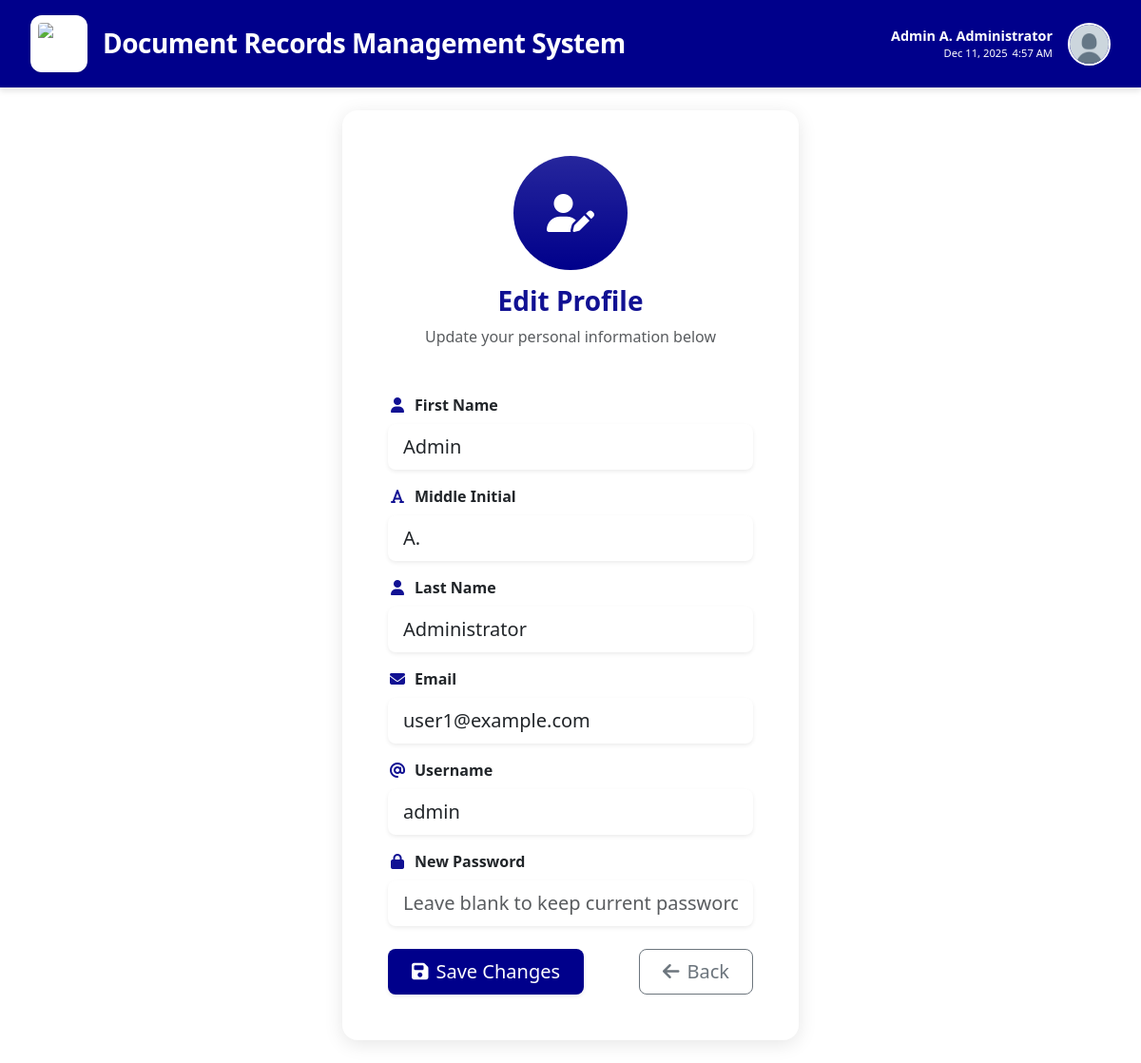
Page /users/profile.php (signed in) on the committed database.
### tables this page shows
CREATE TABLE `users` (
  `id` int(11) NOT NULL,
  `first_name` varchar(100) NOT NULL,
  `middle_initial` varchar(5) DEFAULT NULL,
  `last_name` varchar(100) NOT NULL,
  `username` varchar(100) NOT NULL,
  `email` varchar(255) NOT NULL,
  `password` varchar(255) NOT NULL,
  `role` enum('admin','encoder') NOT NULL,
  `status` enum('Active','Inactive') NOT NULL DEFAULT 'Active',
  `permissions` longtext DEFAULT NULL CHECK (json_valid(`permissions`)),
  `created_at` timestamp NOT NULL DEFAULT current_timestamp()
);

### users/profile.php (the view, shortened to what this page needs)
<?php
include '../db.php';
$user_id = $_SESSION['user_id'];
$query = $conn->prepare("SELECT first_name, middle_initial, last_name, username, email FROM users WHERE id = ?");
$query->bind_param("i", $user_id);
$query->execute();
$result = $query->get_result();
if ($result->num_rows > 0) {
    $user = $result->fetch_assoc();
    $full_name = trim(
        ($user['first_name'] ?? '') . ' ' .
        (!empty($user['middle_initial']) ? strtoupper(substr($user['middle_initial'], 0, 1)) . '. ' : '') .
        ($user['last_name'] ?? '')
    );
} else {
    $full_name = $_SESSION['username'] ?? "User";
}
$currentDate = date("M d, Y");
?>
<!DOCTYPE html>
<html lang="en">
<head>
<link href="https://cdn.jsdelivr.net/npm/bootstrap@5.3.2/dist/css/bootstrap.min.css" rel="stylesheet">
<link href="https://cdn.jsdelivr.net/npm/bootstrap-icons/font/bootstrap-icons.css" rel="stylesheet">
<link rel="stylesheet" href="https://cdnjs.cloudflare.com/ajax/libs/font-awesome/6.4.0/css/all.min.css">
<link rel="stylesheet" href="../assets/css/users/profile.css">
</head>
<body>
<div class="header">
    <img src="../assets/images/office-of-treasurer.png" alt="Logo" class="logo">
    <h1>Document Records Management System</h1>
    <div class="header-right">
        <div class="header-user">
            <strong><?php echo htmlspecialchars($full_name); ?></strong>
            <span id="dateTime"><?php echo $currentDate; ?> <span id="liveTime"></span></span>
        </div>
        <div class="profile-container" style="position: relative;">
            <img src="../assets/images/profile.png" alt="Profile" class="header-profile" id="profileBtn">
        </div>
    </div>
</div>
<div class="row g-0 justify-content-center align-items-center" style="min-height: 80vh;">
    <div class="col-md-6 col-lg-5">
        <div class="card border-0 p-5 rounded-4" style="background: #ffffff;">
            <div class="text-center mb-4">
                <div class="rounded-circle bg-primary bg-gradient d-inline-flex align-items-center justify-content-center"
                     style="width: 120px; height: 120px; color: white; font-size: 2.5rem;">
                    <i class="fas fa-user-edit"></i>
                </div>
                <h3 class="mt-3 fw-bold text-primary">Edit Profile</h3>
                <p class="text-muted mb-0">Update your personal information below</p>
            </div>
            <form action="Controllers/ProfileController.php" method="POST" class="mt-4">
                <div class="mb-3">
                    <label for="first_name" class="form-label fw-semibold">
                        <i class="fa-solid fa-user text-primary me-2"></i>First Name
                    </label>
                    <input type="text" class="form-control form-control-lg rounded-3 shadow-sm border-0" id="first_name"
                        name="first_name" value="<?php echo htmlspecialchars($user['first_name']); ?>" required>
                </div>
                <div class="mb-3">
                    <label for="middle_initial" class="form-label fw-semibold">
                        <i class="fa-solid fa-font text-primary me-2"></i>Middle Initial
                    </label>
                    <input type="text" class="form-control form-control-lg rounded-3 shadow-sm border-0" id="middle_initial"
                        name="middle_initial" value="<?php echo htmlspecialchars($user['middle_initial']); ?>">
                </div>
                <div class="mb-3">
                    <label for="last_name" class="form-label fw-semibold">
                        <i class="fa-solid fa-user text-primary me-2"></i>Last Name
                    </label>
                    <input type="text" class="form-control form-control-lg rounded-3 shadow-sm border-0" id="last_name"
                        name="last_name" value="<?php echo htmlspecialchars($user['last_name']); ?>" required>
                </div>
                <div class="mb-3">
                    <label for="email" class="form-label fw-semibold">
                        <i class="fa-solid fa-envelope text-primary me-2"></i>Email
                    </label>
                    <input type="email" class="form-control form-control-lg rounded-3 shadow-sm border-0"
                        id="email" name="email"
                        value="<?php echo htmlspecialchars($user['email']); ?>"
                        required>
                </div>
                <div class="mb-3">
                    <label for="username" class="form-label fw-semibold">
                        <i class="fa-solid fa-at text-primary me-2"></i>Username
                    </label>
                    <input type="text" class="form-control form-control-lg rounded-3 shadow-sm border-0" id="username"
                        name="username" value="<?php echo htmlspecialchars($user['username']); ?>" required>
                </div>
                <div class="mb-3">
                    <label for="password" class="form-label fw-semibold">
                        <i class="fa-solid fa-lock text-primary me-2"></i>New Password
                    </label>
                    <input type="password" class="form-control form-control-lg rounded-3 shadow-sm border-0" id="password"
                        name="password" placeholder="Leave blank to keep current password">
                </div>
                <div class="d-flex justify-content-between align-items-center mt-4">
                    <button type="submit" name="update_profile"
                            class="btn btn-lg px-4 rounded-3 shadow-sm d-flex align-items-center gap-2" style="background-color: darkblue; color:#ffffff;">
                        <i class="fa-solid fa-floppy-disk"></i> Save Changes
                    </button>
                    <a href="../index.php" class="btn btn-outline-secondary btn-lg px-4 rounded-3 d-flex align-items-center gap-2">
                        <i class="fa-solid fa-arrow-left"></i> Back
                    </a>
                </div>
            </form>
        </div>
    </div>
</div>
</body>
</html>

### assets/css/users/profile.css (style rules this page uses)
* { margin: 0; padding: 0; box-sizing: border-box; }
body { background: #ffffff; font-family: 'Segoe UI', Tahoma, Geneva, Verdana, sans-serif; min-height: 100vh; }
.header { background: darkblue; padding: 1rem 2rem; color: white; box-shadow: 0 4px 6px rgba(0,0,0,0.1); display: flex; align-items: center; gap: 1rem; }
.header .logo { height: 60px; width: 60px; object-fit: contain; background: white; border-radius: 12px; padding: 8px; box-shadow: 0 1px 3px rgba(0,0,0,0.12); }
.header h1 { font-size: 1.75rem; font-weight: 600; margin: 0; letter-spacing: -0.5px; }
.header-right { margin-left: auto; text-align: right; display: flex; align-items: center; gap: 1rem; }
.header-user { display: flex; flex-direction: column; align-items: flex-end; color: white; font-size: 0.9rem; }
.header-user #dateTime { display: inline-flex; gap: 5px; font-size: 0.7rem; }
.header-profile { height: 45px; width: 45px; border-radius: 50%; object-fit: cover; border: 2px solid white; }
.row.g-0 { display: flex; flex-wrap: nowrap; gap: 1.25rem; margin: 1.5rem; }
.card { border: none; border-radius: 16px; box-shadow: 0px 4px 20px rgba(0,0,0,0.1); overflow: hidden; background: white; height: 100%; }
.bg-primary { background-color: darkblue !important; }
.text-primary { opacity: 1; color: rgb(17 17 147) !important; }
label i { width: 20px; text-align: center; }
.card { transition: transform 0.2s ease, box-shadow 0.2s ease; }
button i { transition: transform 0.2s; }

### rows in the picture
users: full_name "Admin A. Administrator", first_name "Admin", middle_initial "A.", last_name "Administrator", email "user1@example.com", username "admin"
